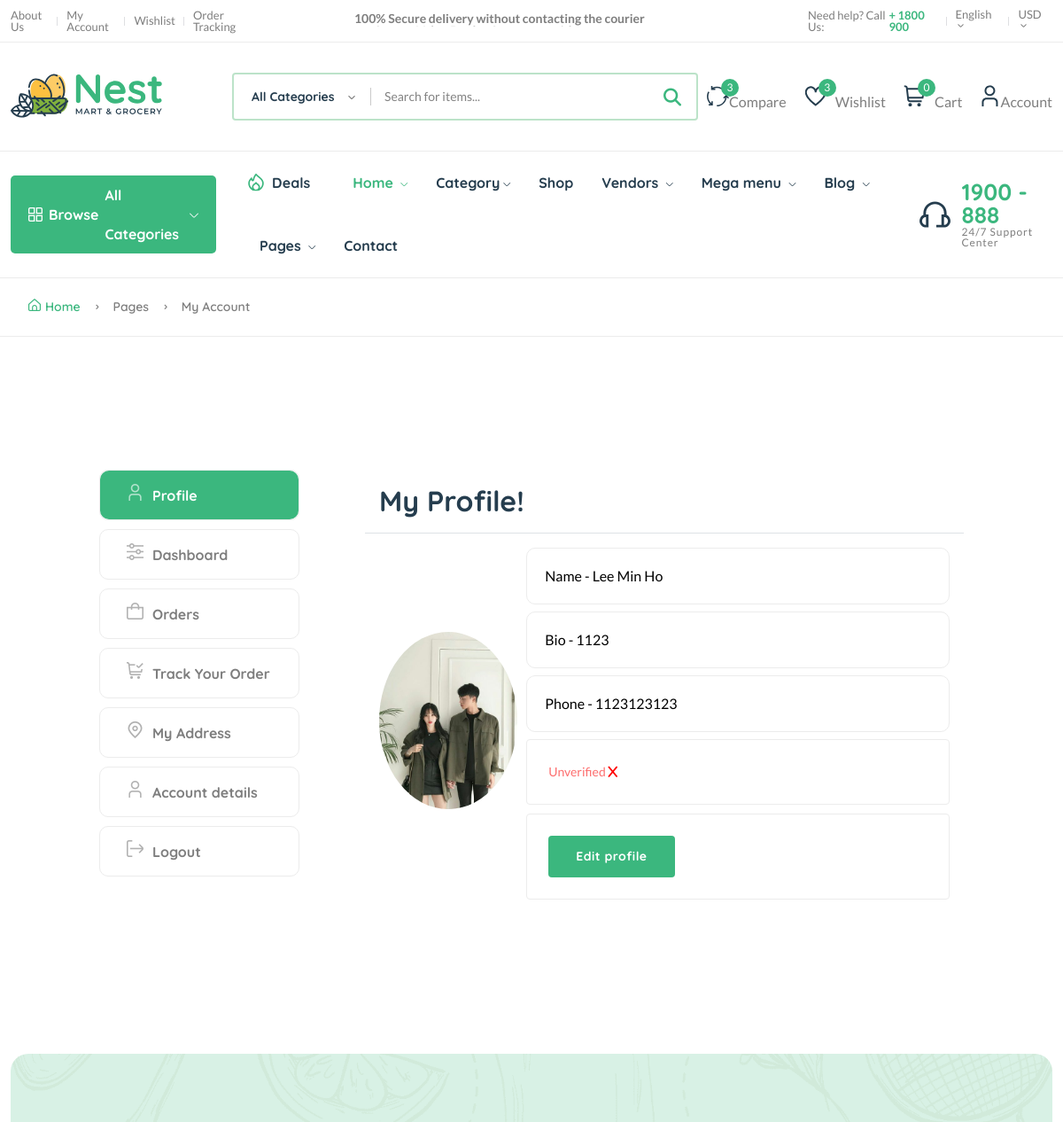
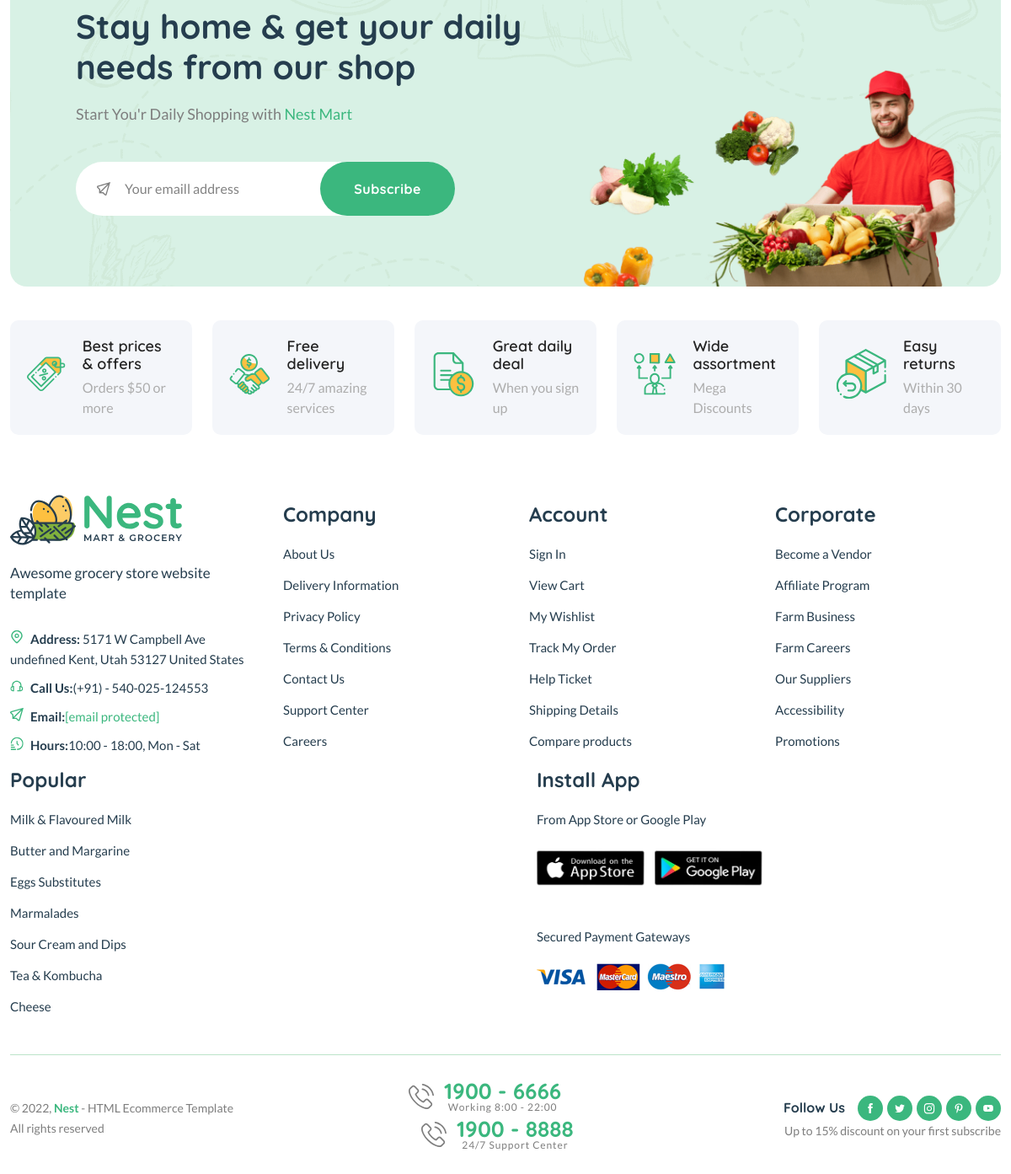
/dashboard/ (signed in), run on the app's committed database (2 pictures, top to bottom).
### userauths/models.py (models this page shows, shortened)
class Profile(models.Model):
    user = models.OneToOneField(User, on_delete=models.CASCADE)
    image = models.ImageField(upload_to="image", default="image/anonymous.webp")
    full_name = models.CharField(max_length=200)
    bio = models.CharField(max_length=200, null=True, blank=True)
    phone = models.CharField(max_length=200)
    verified = models.BooleanField(default=False)

### core/views.py (the view, shortened to what this page needs)
# urls.py: path("dashboard/", views.customer_dashboard, name="dashboard"),
@login_required()
def customer_dashboard(request):
    orders = request.user.cart_orders.all().order_by("-order_date")
    addresses =  Address.objects.filter(user=request.user)
    profile = Profile.objects.filter(user=request.user)
    order_distribution = request.user.cart_orders.all().annotate(month=ExtractMonth("order_date")).values("month").annotate(count=Count("id")).values("month", "count")
    months = []
    total_orders = []
    for order in order_distribution:
        months.append(calendar.month_name[order['month']])
        total_orders.append(order["count"])
    context = {
        "orders": orders,
        "addresses": addresses,
        "order_distribution": order_distribution,
        "months": months,
        "total_orders": total_orders,
        "profile": profile[0],
    }
    return render(request, 'core/dashboard.html', context)

### core/context_processors.py (called while the page is built)
def default(request):
    categories = Category.objects.all()
    vendors = Vendor.objects.all()
    min_max_price = Product.objects.aggregate(Min("price"), Max("price"))
    user_wishlist = []
    if request.user.is_authenticated:
        user_wishlist = [item.product.pid for item in WishList.objects.filter(user=request.user)]
    try:
        address = Address.objects.get(user=request.user)
    except:
        address = None
    return {
        'categories': categories,
        'vendors': vendors,
        'address': address,
        'min_max_price': min_max_price,
        'user_wishlist': user_wishlist,
    }

### core/models.py (called while the page is built)
    def __str__(self):
        return self.address

### userauths/models.py (called while the page is built)
    def __str__(self):
        return self.username

### templates/core/dashboard.html (shortened to what this page needs)
{% extends 'partials/base.html' %}
{% load static %}
{% block content %}
    <main class="main pages">
        <div class="page-header breadcrumb-wrap">
            <div class="container">
                <div class="breadcrumb">
                    <a href="index.html" rel="nofollow"><i class="fi-rs-home mr-5"></i>Home</a>
                    <span></span> Pages <span></span> My Account
                </div>
            </div>
        </div>
        <div class="page-content pt-150 pb-150">
            <div class="container">
                <div class="row">
                    <div class="col-lg-10 m-auto">
                        <div class="row">
                            <div class="col-md-3">
                                <div class="dashboard-menu">
                                    <ul class="nav flex-column" role="tablist">
                                        <li class="nav-item">
                                            <a class="nav-link active" id="profile-tab" data-bs-toggle="tab" href="#profile" role="tab" aria-controls="profile" aria-selected="false"><i class="fi-rs-user mr-10"></i>Profile</a>
                                        </li>
                                        <li class="nav-item">
                                            <a class="nav-link" id="dashboard-tab" data-bs-toggle="tab" href="#dashboard" role="tab" aria-controls="dashboard" aria-selected="false"><i class="fi-rs-settings-sliders mr-10"></i>Dashboard</a>
                                        </li>
                                        <li class="nav-item">
                                            <a class="nav-link" id="orders-tab" data-bs-toggle="tab" href="#orders" role="tab" aria-controls="orders" aria-selected="false"><i class="fi-rs-shopping-bag mr-10"></i>Orders</a>
                                        </li>
                                        <li class="nav-item">
                                            <a class="nav-link" id="track-orders-tab" data-bs-toggle="tab" href="#track-orders" role="tab" aria-controls="track-orders" aria-selected="false"><i class="fi-rs-shopping-cart-check mr-10"></i>Track Your Order</a>
                                        </li>
                                        <li class="nav-item">
                                            <a class="nav-link" id="address-tab" data-bs-toggle="tab" href="#address" role="tab" aria-controls="address" aria-selected="true"><i class="fi-rs-marker mr-10"></i>My Address</a>
                                        </li>
                                        <li class="nav-item">
                                            <a class="nav-link" id="account-detail-tab" data-bs-toggle="tab" href="#account-detail" role="tab" aria-controls="account-detail" aria-selected="true"><i class="fi-rs-user mr-10"></i>Account details</a>
                                        </li>
                                        <li class="nav-item">
                                            <a class="nav-link" href="{% url 'userauths:sign-out' %}"><i class="fi-rs-sign-out mr-10"></i>Logout</a>
                                        </li>
                                    </ul>
                                </div>
                            </div>
                            <div class="col-md-9">
                                <div class="tab-content account dashboard-content pl-50">
                                    <div class="tab-pane fade active show" id="profile" role="tabpanel" aria-labelledby="profile-tab">
                                        <div class="card">
                                            <div class="card-header border-bottom">
                                                <h3 class="mb-0">My Profile!</h3>
                                            </div>
                                            <div class="card-body mb-2" style="display: flex; align-items: center; gap: 10px;">
                                                <div>
                                                    <img src="{{profile.image.url}}" style="width: 200px; height: 200px; object-fit: cover; border-radius: 50%; " alt="" >
                                                </div>
                                                <div>
                                                    <input class="mb-2" type="text" value="Name - {{profile.full_name}}">
                                                    {% if profile.bio %}
                                                    <input class="mb-2" type="text" value="Bio - {{profile.bio}}">
                                                    {% else %}
                                                    <input class="mb-2" type="text" value="Bio - ">
                                                    {% endif %}
                                                    <input class="mb-2" type="text" value="Phone - {{profile.phone}}">
                                                    {% if profile.verified %}
                                                    <div class="p-4 border rounded">
                                                        <span class="text-success">Verified </span><i class="fas fa-check-circle" style="color: green;"></i>
                                                    </div>
                                                    {% else %}
                                                    <div class="p-4 border rounded">
                                                        <span class="text-danger">Unverified</span> <i class="fas fa-x" style="color: red;"></i>
                                                    </div>
                                                    {% endif %}
                                                    <div class="p-4 border rounded mt-10">
                                                        <a href="{% url 'userauths:profile-update' %}" class="btn btn-success">Edit profile</a>
                                                    </div>
                                                </div>
                                            </div>
                                        </div>
                                    </div>
                                </div>
                            </div>
                        </div>
                    </div>
                </div>
            </div>
        </div>
    </main>
{% endblock %}

### data on the page
Profile: image (picture), full_name "Name - Lee Min Ho", bio "Bio - 1123", phone "Phone - 1123123123"

### other printed values
{{ user_wishlist|length }} "3"
{{ request.session.cart_data_object|length }} "0"
